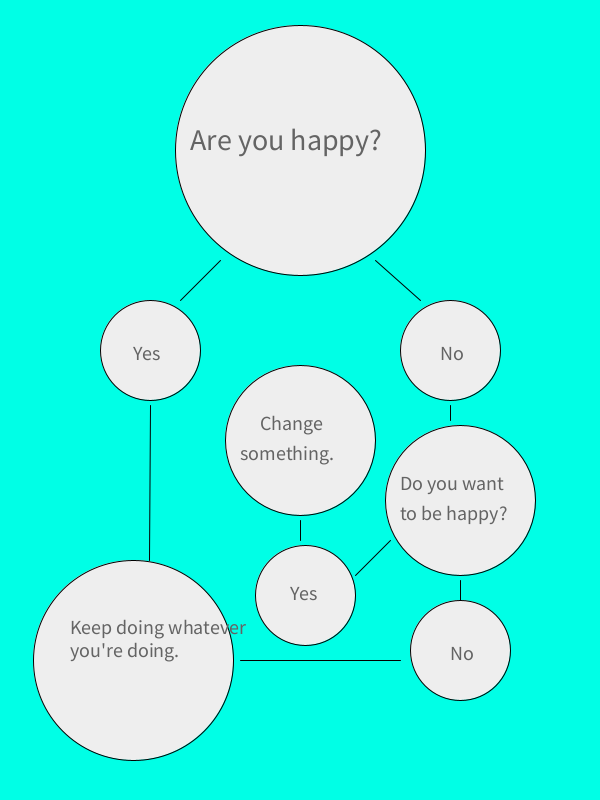
Frame 1 (no input)
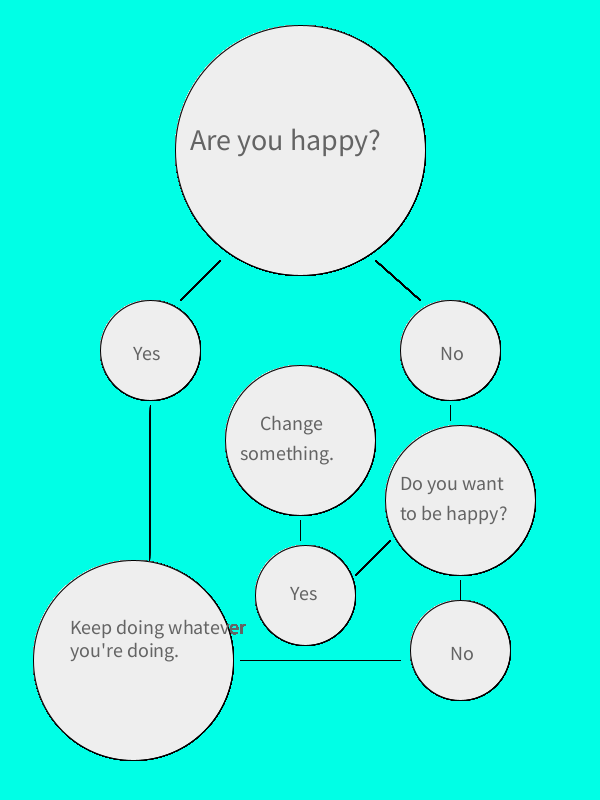
Frame 60 (the mouse pressed at the canvas centre just before this capture)
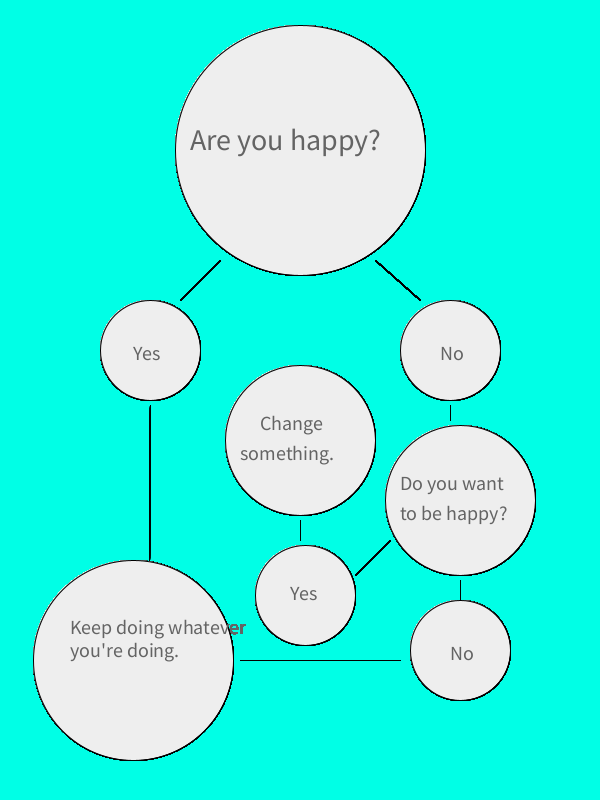
Frame 120 (the mouse held since frame 60 and released just before this capture)

The Processing sketch that drew these frames (run headless with seeded random() and noise(); from frame 60 on, the mouse is pressed at the canvas centre):

// Processing sketch: Are_You_Happy_
// ── Are_You_Happy_.pde
void setup() {
  size(600, 800);
  background(0, 255, 230);
}
void draw() {
  fill(238, 238, 238);
  ellipse(300, 150, 250, 250);
  textSize(30);
  fill(100, 100, 100);
  text("Are you happy?", 190, 150);
  fill(238, 238, 238);
  ellipse(150, 350, 100, 100);
  textSize(20);
  fill(100, 100, 100);
  text("Yes", 133, 360);
  fill(238, 238, 238);
  ellipse(450, 350, 100, 100);
  textSize(20);
  fill(100, 100, 100);
  text("No", 440, 360);
  fill (238, 238, 238);
  ellipse(300, 440, 150, 150);
  textSize(20);
  fill(100, 100, 100);
  text("Change", 260, 430);
  text("something.", 240, 460);
  fill(238, 238, 238);
  ellipse(460, 500, 150, 150);
  textSize(20);
  fill(100, 100, 100);
  text("Do you want", 400, 490);
  text("to be happy?", 400, 520);
  fill(238, 238, 238);
  ellipse(460, 650, 100, 100);
  textSize(20);
  fill(100, 100, 100);
  text("No", 450, 660);
  fill(238, 238, 238);
  ellipse(133, 660, 200, 200); 
  textSize(20);
  fill(100, 100, 100);
  text("Keep doing whatever you're doing.", 70, 620, 200, 200);
  fill(238, 238, 238);
  ellipse(305, 595, 100, 100);
  textSize(20);
  fill(100, 100, 100);
  text("Yes", 290, 600);
  line(375, 260, 420, 300);
  line(220, 260, 180, 300);
  line(450, 405, 450, 420);
  line(390, 540, 355, 575);
  line(460, 580, 460, 600);
  line(400, 660, 240, 660);
  line(300, 520, 300, 540);
  line(150, 405, 149, 560);
}
